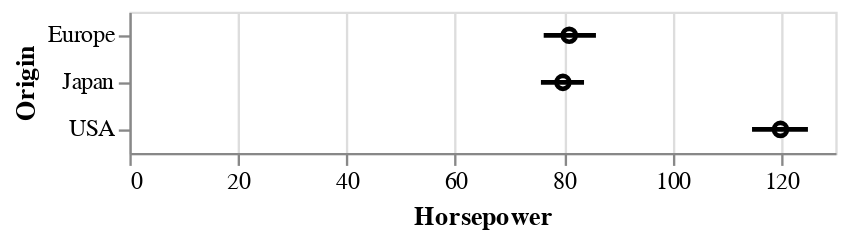

The notebook cell saved with this chart:
### Markdown cell above
Also here,
it is helpful to include an indication of the mean.

### Code cell
err_bars = alt.Chart(cars).mark_errorbar(extent='ci', rule=alt.LineConfig(size=2)).encode(
    x='Horsepower',
    y='Origin'
)

err_bars + err_bars.mark_point(color='black').encode(x='mean(Horsepower)')

### Figure 1 — Vega specification as saved in the notebook (floating-point values rounded to 4 significant figures; data arrays with more than 128 entries replaced by an {"elided": "..."} marker saying what was removed)
{"$schema": "https://vega.github.io/schema/vega/v5.json", "data": [{"name": "_server_source_0", "values": {"elided": "406 records"}}, {"name": "source_0", "source": "_server_source_0", "transform": [{"type": "aggregate", "groupby": ["Origin"], "fields": ["Horsepower", "Horsepower", "Horsepower", "Horsepower"], "ops": ["mean", "mean", "ci0", "ci1"], "as": ["mean_Horsepower", "center_Horsepower", "lower_Horsepower", "upper_Horsepower"]}, {"type": "project", "fields": ["Origin", "center_Horsepower", "lower_Horsepower", "mean_Horsepower", "upper_Horsepower"]}]}, {"name": "data_0", "source": "source_0", "transform": [{"type": "filter", "expr": "isValid(datum[\"mean_Horsepower\"]) && isFinite(+datum[\"mean_Horsepower\"])"}, {"type": "project", "fields": ["Origin", "mean_Horsepower"]}]}, {"name": "data_1", "source": "source_0", "transform": [{"type": "filter", "expr": "isValid(datum[\"lower_Horsepower\"]) && isFinite(+datum[\"lower_Horsepower\"])"}, {"type": "project", "fields": ["Origin", "center_Horsepower", "lower_Horsepower", "upper_Horsepower"]}]}, {"name": "data_1_y_domain_Origin_0", "source": "data_1", "transform": [{"type": "aggregate", "groupby": ["Origin"], "fields": [], "ops": [], "as": []}, {"type": "formula", "expr": "datum['Origin']", "as": "sort_field"}, {"type": "project", "fields": ["Origin"]}]}, {"name": "data_0_y_domain_Origin_1", "source": "data_0", "transform": [{"type": "aggregate", "groupby": ["Origin"], "fields": [], "ops": [], "as": []}, {"type": "formula", "expr": "datum['Origin']", "as": "sort_field"}, {"type": "project", "fields": ["Origin"]}]}], "signals": [{"name": "y_step", "value": 20}, {"name": "height", "update": "bandspace(domain('y').length, 0, 0) * y_step"}], "marks": [{"type": "rule", "name": "layer_0_marks", "from": {"data": "data_1"}, "encode": {"update": {"strokeWidth": {"value": 2}, "x": {"field": "lower_Horsepower", "scale": "x"}, "x2": {"field": "upper_Horsepower", "scale": "x"}, "tooltip": {"signal": "{\"Ci1 of Horsepower\": format(datum[\"upper_Horsepower\"], \"\"), \"Ci0 of Horsepower\": format(datum[\"lower_Horsepower\"], \"\"), \"Mean of Horsepower\": format(datum[\"center_Horsepower\"], \"\"), \"Origin\": isValid(datum[\"Origin\"]) ? datum[\"Origin\"] : \"\"+datum[\"Origin\"]}"}, "y": {"field": "Origin", "scale": "y", "band": 0.5}, "stroke": {"value": "black"}}}, "style": ["rule", "errorbar-rule"]}, {"type": "symbol", "name": "layer_1_marks", "from": {"data": "data_0"}, "encode": {"update": {"stroke": {"value": "black"}, "fill": {"value": "transparent"}, "x": {"field": "mean_Horsepower", "scale": "x"}, "y": {"field": "Origin", "scale": "y", "band": 0.5}}}, "style": ["point"]}], "scales": [{"name": "x", "type": "linear", "domain": {"fields": [{"data": "data_1", "field": "lower_Horsepower"}, {"data": "data_1", "field": "upper_Horsepower"}, {"data": "data_0", "field": "mean_Horsepower"}]}, "range": [0, {"signal": "width"}], "nice": true, "zero": true}, {"name": "y", "type": "band", "domain": {"fields": [{"data": "data_1_y_domain_Origin_0", "field": "Origin"}, {"data": "data_0_y_domain_Origin_1", "field": "Origin"}], "sort": true}, "range": {"step": {"signal": "y_step"}}, "paddingInner": 0, "paddingOuter": 0}], "axes": [{"scale": "x", "grid": true, "maxExtent": 0, "minExtent": 0, "labels": false, "tickCount": {"signal": "ceil(width/40)"}, "gridScale": "y", "domain": false, "aria": false, "orient": "bottom", "zindex": 0, "ticks": false}, {"scale": "x", "labelFlush": true, "tickCount": {"signal": "ceil(width/40)"}, "orient": "bottom", "labelOverlap": true, "zindex": 0, "title": "Horsepower", "grid": false}, {"scale": "y", "grid": false, "title": "Origin", "zindex": 0, "orient": "left"}], "background": "white", "style": "cell", "padding": 5, "width": 300}
